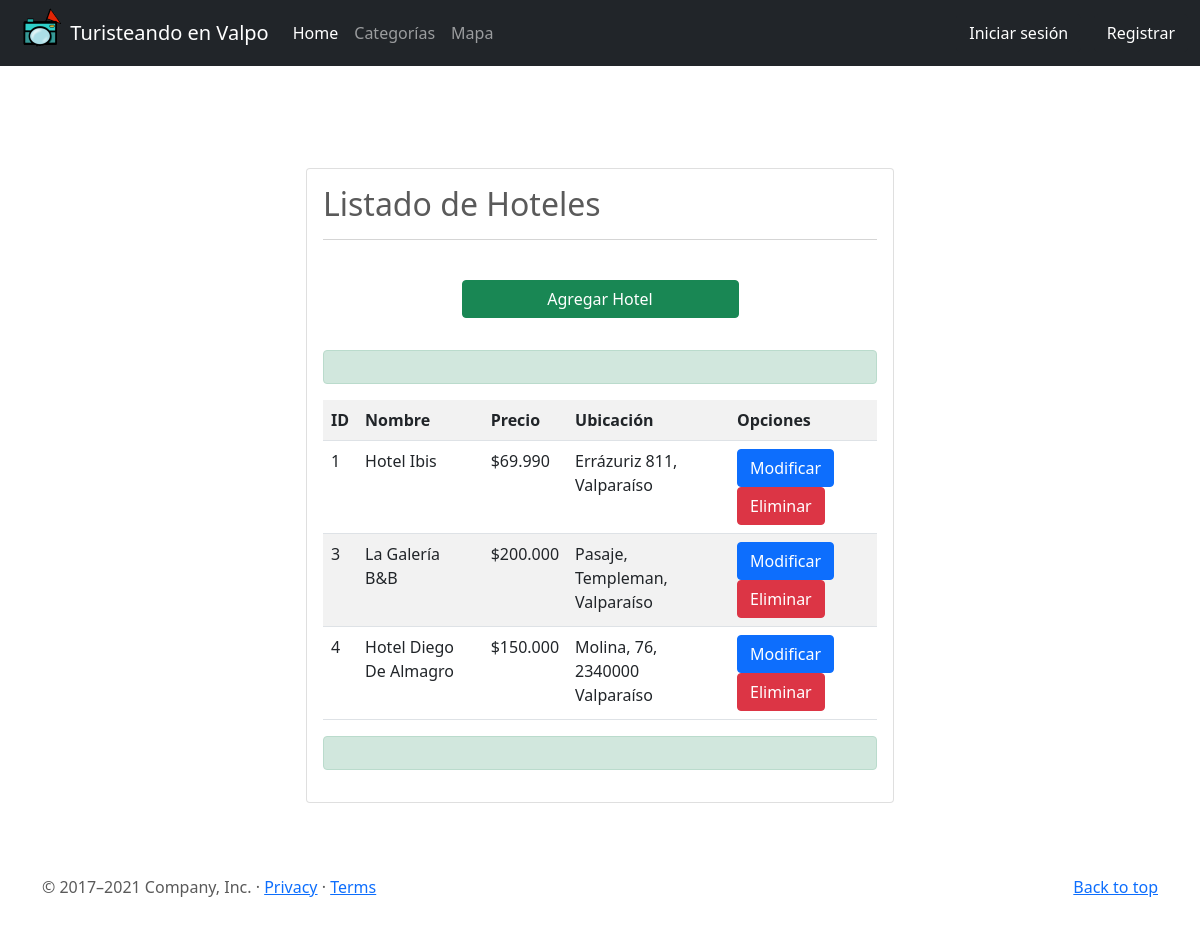
The page /listar_hotel/ on the database its author committed.
### app/models.py (models this page shows, shortened)
class Hotel(models.Model):
    nombre = models.CharField(max_length=50)
    ubicacion = models.CharField(max_length=60)
    precio = models.IntegerField(null=False)
    descripcion = models.TextField()
    estrellas = models.IntegerField(null=True)
    imagen = models.ImageField(upload_to="hoteles",null=True)

### app/views.py (the view)
# urls.py: path('listar_hotel/', views.listar_hotel, name='listar_hotel'),
def listar_hotel(request):
    hotel = Hotel.objects.all()
    data ={
        'hotel':hotel,
    }
    return render(request, 'app/listar_hotel.html', data)

### app/templates/app/listar_hotel.html
{% extends 'app/base.html' %}
{% load static %}
{% load humanize %}
{% load crispy_forms_tags %}
{% block contenido %}
<br>
<br>
<br>
<br>
<br>
<div class="row">
    <div class="col-12 col-md-6 offset-md-3">
        <div class="card">
            <div class="card-body">
                <h2>Listado de Hoteles</h2>
                <hr>
                <br>
                <div>
                    <div class="d-grid gap-2 col-6 mx-auto">
                        <a class="btn btn-success" href="{% url 'agregar_hotel' %}">Agregar Hotel</a>
                        <br>
                    </div>
                    <p class="alert alert-success">{{ mensaje }}</p>
                </div>
                <table class="table table-striped table-hover">
                    <tr>
                        <th>ID</th>
                        <th>Nombre</th>
                        <th>Precio</th>
                        <th>Ubicación</th>
                        <th>Opciones</th>
                    </tr>
                    {% for h in hotel %}
                    <tr>
                        <td>{{ h.id | title }}</td>
                        <td>{{ h.nombre | title }}</td>
                        <td>${{ h.precio | intcomma }}</td>
                        <td>{{ h.ubicacion | title }}</td>
                        <td>
                            <a class="btn btn-primary" href="{% url 'modificar_hotel' h.id %}">Modificar</a>
                            <a class="btn btn-danger" padding-top="10px" href="{% url 'eliminar_hotel' h.id %}">Eliminar</a>
                        </td>
                    </tr>
                    {% endfor %}
                </table>
                <p class="alert alert-success">{{ mensaje }}</p>
            </div>
        </div>
    </div>
</div>
<br>
<br>
<br>
{% endblock %}

### app/static/css/carousel.css (style rules this page uses)
body { padding-top: 3rem; padding-bottom: 3rem; color: #5a5a5a; }

### rows shown on the page
Hotel: id "1", nombre "Hotel Ibis", precio "69.990", ubicacion "Errázuriz 811, Valparaíso"
Hotel: id "3", nombre "La Galería B&B", precio "200.000", ubicacion "Pasaje, Templeman, Valparaíso"
Hotel: id "4", nombre "Hotel Diego De Almagro", precio "150.000", ubicacion "Molina, 76, 2340000 Valparaíso"
